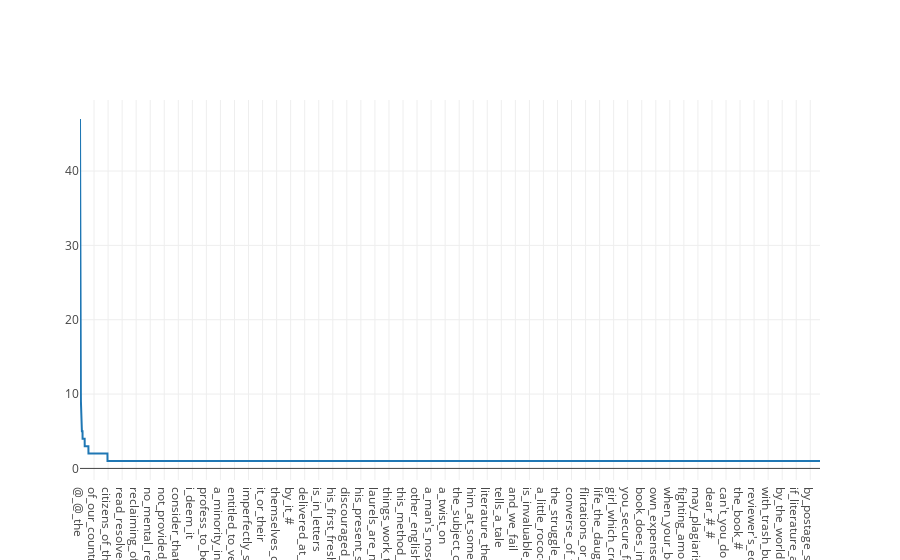

This figure's notebook cell:
### Code cell
iplot([{"x" : ['_'.join(x) for x in list(zip(*list(trigrams.items())))[0]], "y": list(zip(*list(trigrams.items())))[1]}])

### Figure 1 — Plotly figure (JSON) as saved in the notebook; plotly's stock layout.template omitted (floating-point values rounded to 4 significant figures; data arrays with more than 128 entries replaced by an {"elided": "..."} marker saying what was removed)
{"data": [{"type": "scatter", "uid": "34fa5b14-b4cc-11e8-9939-204747493588", "x": {"elided": "12858 str values"}, "y": {"elided": "12858 int values"}}], "layout": {}}
